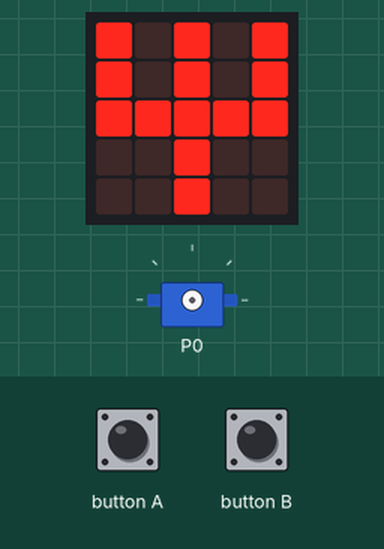
Bench run of a program on a simulated BBC micro:bit (MakeCode). On the bench: the board's 5×5 LED display, servo. Inputs (shaded band) come from the test bench.

Above: at 1.8 s.
1.9 s: button A pressed for 0.15 s
At 3.2 s:
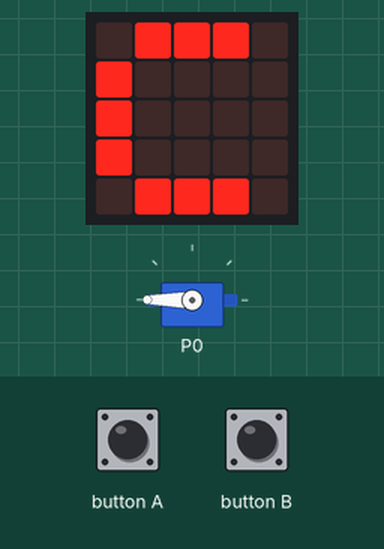
3.5 s: button B pressed for 0.15 s
At 4.4 s:
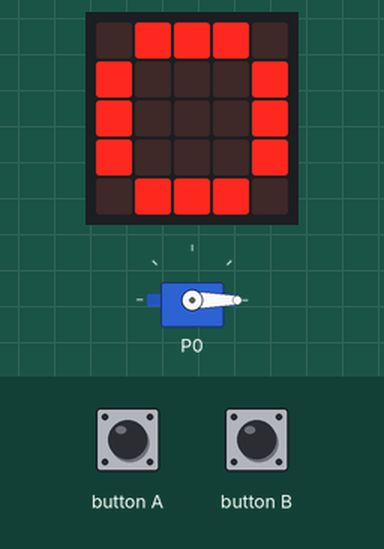
Timing chart, 0 to 6.5 s (numbered marks = the images above; inputs shaded):
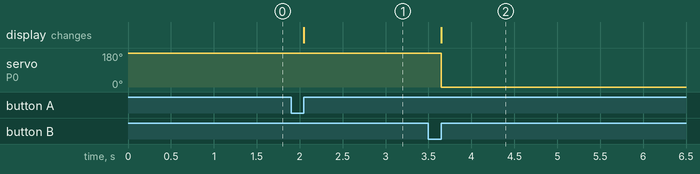

The program:

main.ts
```typescript
input.onButtonPressed(Button.A, function () {
    servos.P0.setAngle(180)
    basic.showLeds(`
        . # # # .
        # . . . .
        # . . . .
        # . . . .
        . # # # .
        `)
})
input.onButtonPressed(Button.B, function () {
    servos.P0.setAngle(0)
    basic.showLeds(`
        . # # # .
        # . . . #
        # . . . #
        # . . . #
        . # # # .
        `)
})
basic.showIcon(IconNames.Pitchfork)
```

test.ts
```typescript
// aquí va el archivo "tests"; esto no se compilará cuando este paquete se utilice como una extensión.
```

Measured:
- after the input at 1.9 s, the display: changes after 0.15 s (image 1)
- after the input at 3.5 s, servo on P0: 180° → 0° after 0.15 s; the display: changes after 0.15 s (image 2)
